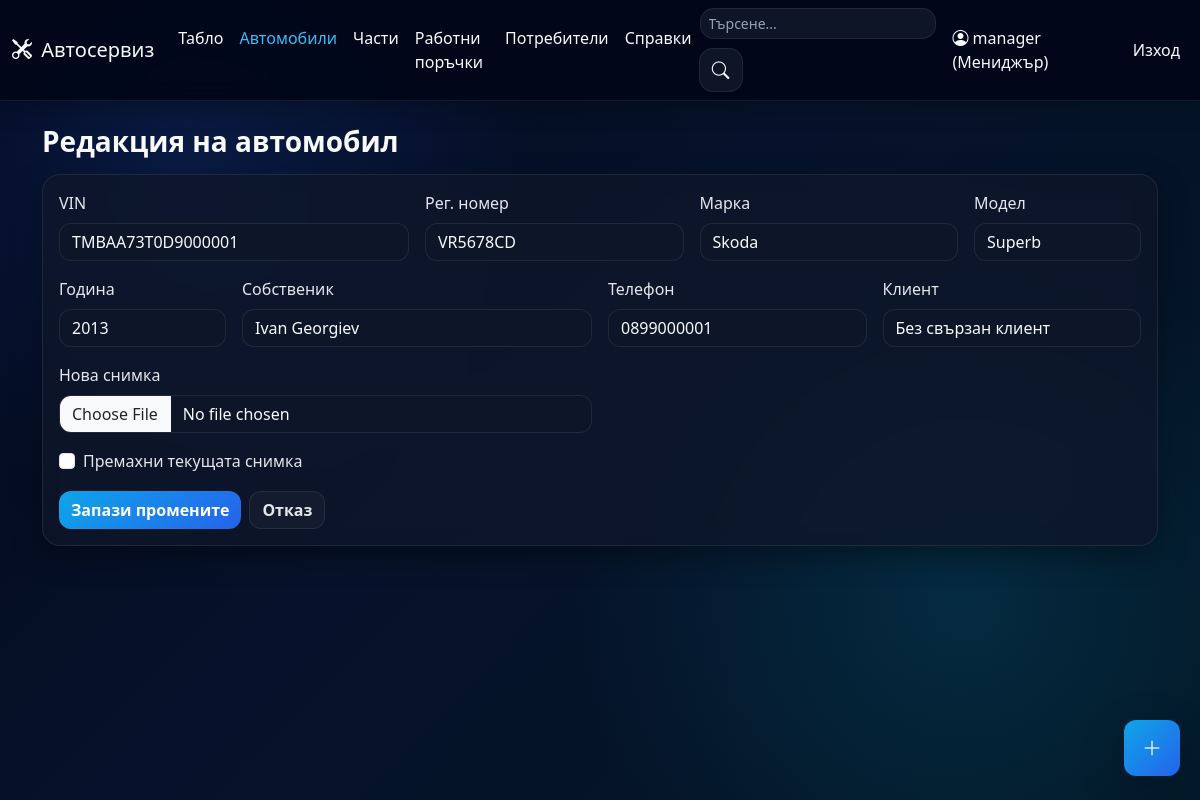
Before: /cars/2/edit (signed in) with the older database file.
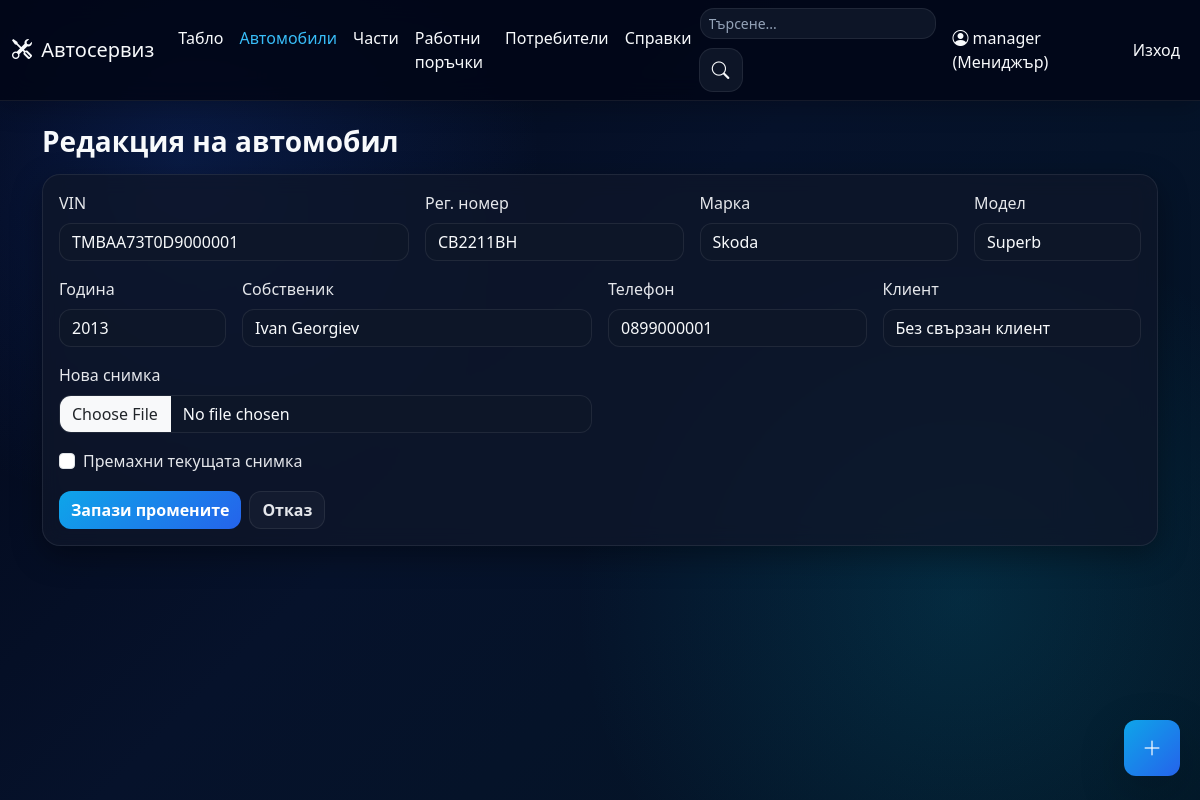
After: the same page with the newer database file.
### app/models.py (models this page shows)
class Car(db.Model):
    id = db.Column(db.Integer, primary_key=True)
    vin = db.Column(db.String(64), unique=True, nullable=False)
    registration_number = db.Column(db.String(32), unique=True)
    make = db.Column(db.String(80), nullable=False)
    model = db.Column(db.String(80), nullable=False)
    year = db.Column(db.Integer)
    owner_name = db.Column(db.String(120), nullable=False)
    owner_phone = db.Column(db.String(30))
    image_filename = db.Column(db.String(255))
    user_id = db.Column(db.Integer, db.ForeignKey('user.id'))
    created_at = db.Column(db.DateTime, default=datetime.now)
    orders = db.relationship('WorkOrder', backref='car', lazy=True, cascade='all, delete-orphan')

### app/routes.py (the view, shortened to what this page needs)
    @app.route('/cars/<int:car_id>/edit', methods=['GET', 'POST'])
    @role_required('manager')
    def edit_car(car_id):
        car = Car.query.get_or_404(car_id)
        clients = User.query.filter_by(role='client').order_by(User.username.asc()).all()
        return render_template('edit_car.html', car=car, clients=clients)

### app/templates/edit_car.html (shortened to what this page needs)
{% extends "base.html" %}
{% block content %}
<h3 class="mb-3">Редакция на автомобил</h3>
<div class="card"><div class="card-body">
  <form method="post" enctype="multipart/form-data" class="row g-3">
    <div class="col-md-4"><label class="form-label">VIN</label><input class="form-control" name="vin" value="{{ car.vin }}" required></div>
    <div class="col-md-3"><label class="form-label">Рег. номер</label><input class="form-control" name="registration_number" value="{{ car.registration_number or '' }}"></div>
    <div class="col-md-3"><label class="form-label">Марка</label><input class="form-control" name="make" value="{{ car.make }}" required></div>
    <div class="col-md-2"><label class="form-label">Модел</label><input class="form-control" name="model" value="{{ car.model }}" required></div>
    <div class="col-md-2"><label class="form-label">Година</label><input class="form-control" name="year" type="number" value="{{ car.year or '' }}"></div>
    <div class="col-md-4"><label class="form-label">Собственик</label><input class="form-control" name="owner_name" value="{{ car.owner_name }}" required></div>
    <div class="col-md-3"><label class="form-label">Телефон</label><input class="form-control" name="owner_phone" value="{{ car.owner_phone or '' }}"></div>
    <div class="col-md-3"><label class="form-label">Клиент</label><select class="form-select" name="user_id"><option value="">Без свързан клиент</option></select></div>
    <div class="col-md-6"><label class="form-label">Нова снимка</label><input class="form-control" type="file" name="image" accept="image/*"></div>
    {% if car.image_filename %}<div class="col-12 form-check ms-2"><input class="form-check-input" type="checkbox" name="remove_image" value="1" id="removeImage"><label class="form-check-label" for="removeImage">Премахни текущата снимка</label></div>{% endif %}
    <div class="col-12 d-flex gap-2"><button class="btn btn-primary">Запази промените</button><a class="btn btn-outline-secondary" href="{{ url_for('car_details', car_id=car.id) }}">Отказ</a></div>
  </form>
</div></div>
{% endblock %}

Changed rows visible on the page:
changed Car "TMBAA73T0D9000001": registration_number "VR5678CD" → "CB2211BH"
